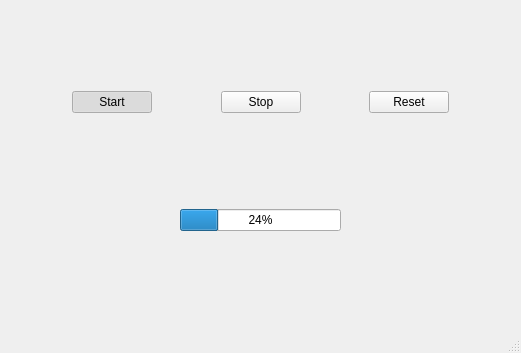
<?xml version="1.0" encoding="UTF-8"?>
<ui version="4.0">
 <class>MainWindow</class>
 <widget class="QMainWindow" name="MainWindow">
  <property name="geometry">
   <rect>
    <x>0</x>
    <y>0</y>
    <width>521</width>
    <height>353</height>
   </rect>
  </property>
  <property name="windowTitle">
   <string>MainWindow</string>
  </property>
  <widget class="QWidget" name="centralwidget">
   <layout class="QVBoxLayout" name="verticalLayout">
    <item>
     <spacer name="verticalSpacer">
      <property name="orientation">
       <enum>Qt::Vertical</enum>
      </property>
      <property name="sizeHint" stdset="0">
       <size>
        <width>20</width>
        <height>40</height>
       </size>
      </property>
     </spacer>
    </item>
    <item>
     <layout class="QHBoxLayout" name="horizontalLayout">
      <item>
       <spacer name="horizontalSpacer_3">
        <property name="orientation">
         <enum>Qt::Horizontal</enum>
        </property>
        <property name="sizeHint" stdset="0">
         <size>
          <width>40</width>
          <height>20</height>
         </size>
        </property>
       </spacer>
      </item>
      <item>
       <widget class="QPushButton" name="startButton">
        <property name="text">
         <string>Start</string>
        </property>
        <property name="checkable">
         <bool>true</bool>
        </property>
        <property name="checked">
         <bool>true</bool>
        </property>
       </widget>
      </item>
      <item>
       <spacer name="horizontalSpacer_4">
        <property name="orientation">
         <enum>Qt::Horizontal</enum>
        </property>
        <property name="sizeHint" stdset="0">
         <size>
          <width>40</width>
          <height>20</height>
         </size>
        </property>
       </spacer>
      </item>
      <item>
       <widget class="QPushButton" name="stopButton">
        <property name="text">
         <string>Stop</string>
        </property>
        <property name="checkable">
         <bool>true</bool>
        </property>
        <property name="flat">
         <bool>false</bool>
        </property>
       </widget>
      </item>
      <item>
       <spacer name="horizontalSpacer_6">
        <property name="orientation">
         <enum>Qt::Horizontal</enum>
        </property>
        <property name="sizeHint" stdset="0">
         <size>
          <width>40</width>
          <height>20</height>
         </size>
        </property>
       </spacer>
      </item>
      <item>
       <widget class="QPushButton" name="resetButton">
        <property name="text">
         <string>Reset</string>
        </property>
       </widget>
      </item>
      <item>
       <spacer name="horizontalSpacer_5">
        <property name="orientation">
         <enum>Qt::Horizontal</enum>
        </property>
        <property name="sizeHint" stdset="0">
         <size>
          <width>40</width>
          <height>20</height>
         </size>
        </property>
       </spacer>
      </item>
     </layout>
    </item>
    <item>
     <spacer name="verticalSpacer_3">
      <property name="orientation">
       <enum>Qt::Vertical</enum>
      </property>
      <property name="sizeHint" stdset="0">
       <size>
        <width>20</width>
        <height>40</height>
       </size>
      </property>
     </spacer>
    </item>
    <item>
     <widget class="QWidget" name="widget" native="true">
      <layout class="QHBoxLayout" name="horizontalLayout_2">
       <item>
        <spacer name="horizontalSpacer">
         <property name="orientation">
          <enum>Qt::Horizontal</enum>
         </property>
         <property name="sizeHint" stdset="0">
          <size>
           <width>161</width>
           <height>20</height>
          </size>
         </property>
        </spacer>
       </item>
       <item>
        <widget class="StatusBar" name="progressBar">
         <property name="value">
          <number>24</number>
         </property>
        </widget>
       </item>
       <item>
        <spacer name="horizontalSpacer_2">
         <property name="orientation">
          <enum>Qt::Horizontal</enum>
         </property>
         <property name="sizeHint" stdset="0">
          <size>
           <width>161</width>
           <height>20</height>
          </size>
         </property>
        </spacer>
       </item>
      </layout>
     </widget>
    </item>
    <item>
     <spacer name="verticalSpacer_2">
      <property name="orientation">
       <enum>Qt::Vertical</enum>
      </property>
      <property name="sizeHint" stdset="0">
       <size>
        <width>20</width>
        <height>40</height>
       </size>
      </property>
     </spacer>
    </item>
   </layout>
  </widget>
  <widget class="QMenuBar" name="menubar">
   <property name="geometry">
    <rect>
     <x>0</x>
     <y>0</y>
     <width>521</width>
     <height>20</height>
    </rect>
   </property>
  </widget>
  <widget class="QStatusBar" name="statusbar"/>
 </widget>
 <customwidgets>
  <customwidget>
   <class>StatusBar</class>
   <extends>QProgressBar</extends>
   <header>status_bar.h</header>
  </customwidget>
 </customwidgets>
 <resources/>
 <connections/>
</ui>
